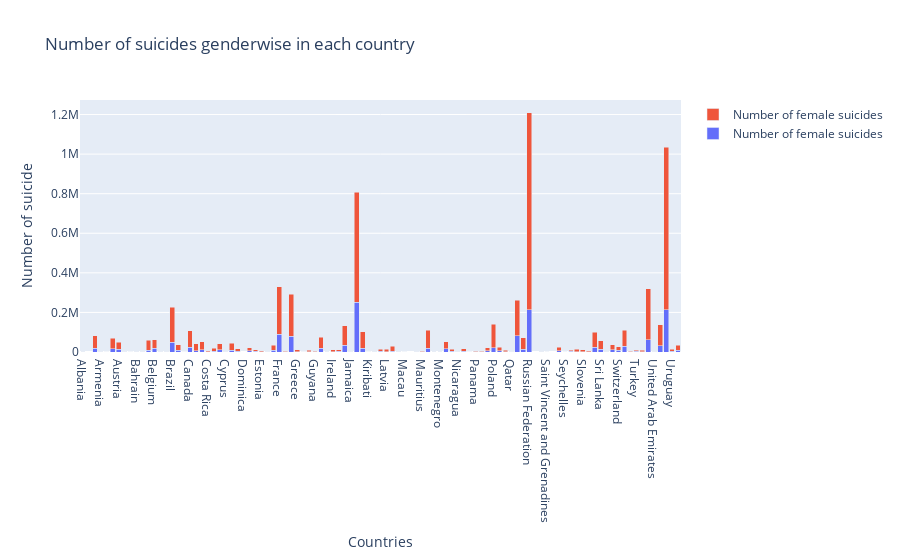

Here is the notebook cell this chart was saved with:
### Code cell
trace1 = go.Bar(
    x=country_wise_gender_suicide.index,
    y=country_wise_gender_suicide.female,
    name='Number of female suicides'
)
trace2 = go.Bar(
    x=country_wise_gender_suicide.index,
    y=country_wise_gender_suicide.male,
    name='Number of female suicides'
)

data = [trace1, trace2]
layout = go.Layout(
    barmode='stack',
    title="Number of suicides genderwise in each country",
    xaxis={
        'title':"Countries",
    },
    yaxis={
        'title':"Number of suicide",
    }
)

fig = go.Figure(data=data, layout=layout)
py.offline.iplot(fig)

### Figure 1 — Plotly figure (JSON) as saved in the notebook; plotly's stock layout.template omitted (floating-point values rounded to 4 significant figures)
{"data": [{"name": "Number of female suicides", "type": "bar", "x": ["Albania", "Antigua and Barbuda", "Argentina", "Armenia", "Aruba", "Australia", "Austria", "Azerbaijan", "Bahamas", "Bahrain", "Barbados", "Belarus", "Belgium", "Belize", "Bosnia and Herzegovina", "Brazil", "Bulgaria", "Cabo Verde", "Canada", "Chile", "Colombia", "Costa Rica", "Croatia", "Cuba", "Cyprus", "Czech Republic", "Denmark", "Dominica", "Ecuador", "El Salvador", "Estonia", "Fiji", "Finland", "France", "Georgia", "Germany", "Greece", "Grenada", "Guatemala", "Guyana", "Hungary", "Iceland", "Ireland", "Israel", "Italy", "Jamaica", "Japan", "Kazakhstan", "Kiribati", "Kuwait", "Kyrgyzstan", "Latvia", "Lithuania", "Luxembourg", "Macau", "Maldives", "Malta", "Mauritius", "Mexico", "Mongolia", "Montenegro", "Netherlands", "New Zealand", "Nicaragua", "Norway", "Oman", "Panama", "Paraguay", "Philippines", "Poland", "Portugal", "Puerto Rico", "Qatar", "Republic of Korea", "Romania", "Russian Federation", "Saint Kitts and Nevis", "Saint Lucia", "Saint Vincent and Grenadines", "San Marino", "Serbia", "Seychelles", "Singapore", "Slovakia", "Slovenia", "South Africa", "Spain", "Sri Lanka", "Suriname", "Sweden", "Switzerland", "Thailand", "Trinidad and Tobago", "Turkey", "Turkmenistan", "Ukraine", "United Arab Emirates", "United Kingdom", "United States", "Uruguay", "Uzbekistan"], "y": [693, 1, 18326, 495, 17, 15326, 13195, 412, 14, 80, 33, 10002, 18012, 51, 70, 49015, 9968, 5, 24184, 6834, 11343, 979, 4675, 11675, 82, 9247, 4329, 0, 6238, 3345, 1393, 91, 7660, 89419, 694, 79707, 2540, 4, 1973, 818, 18115, 255, 2451, 2681, 32881, 26, 251630, 18160, 10, 301, 2637, 2474, 5011, 542, 12, 6, 110, 995, 19334, 52, 144, 16886, 3355, 482, 4685, 0, 512, 1457, 5273, 21063, 5874, 1054, 50, 82615, 13182, 214330, 0, 34, 11, 0, 6763, 9, 3793, 2024, 2302, 1602, 24669, 13598, 568, 11183, 7739, 28101, 820, 2569, 2096, 61377, 98, 32687, 213797, 2820, 9260]}, {"name": "Number of female suicides", "type": "bar", "x": ["Albania", "Antigua and Barbuda", "Argentina", "Armenia", "Aruba", "Australia", "Austria", "Azerbaijan", "Bahamas", "Bahrain", "Barbados", "Belarus", "Belgium", "Belize", "Bosnia and Herzegovina", "Brazil", "Bulgaria", "Cabo Verde", "Canada", "Chile", "Colombia", "Costa Rica", "Croatia", "Cuba", "Cyprus", "Czech Republic", "Denmark", "Dominica", "Ecuador", "El Salvador", "Estonia", "Fiji", "Finland", "France", "Georgia", "Germany", "Greece", "Grenada", "Guatemala", "Guyana", "Hungary", "Iceland", "Ireland", "Israel", "Italy", "Jamaica", "Japan", "Kazakhstan", "Kiribati", "Kuwait", "Kyrgyzstan", "Latvia", "Lithuania", "Luxembourg", "Macau", "Maldives", "Malta", "Mauritius", "Mexico", "Mongolia", "Montenegro", "Netherlands", "New Zealand", "Nicaragua", "Norway", "Oman", "Panama", "Paraguay", "Philippines", "Poland", "Portugal", "Puerto Rico", "Qatar", "Republic of Korea", "Romania", "Russian Federation", "Saint Kitts and Nevis", "Saint Lucia", "Saint Vincent and Grenadines", "San Marino", "Serbia", "Seychelles", "Singapore", "Slovakia", "Slovenia", "South Africa", "Spain", "Sri Lanka", "Suriname", "Sweden", "Switzerland", "Thailand", "Trinidad and Tobago", "Turkey", "Turkmenistan", "Ukraine", "United Arab Emirates", "United Kingdom", "United States", "Uruguay", "Uzbekistan"], "y": [1277, 10, 63893, 1410, 84, 54785, 36878, 1244, 79, 383, 144, 49890, 44749, 297, 248, 177598, 26420, 37, 83377, 34061, 41737, 5813, 13754, 29743, 330, 34440, 10968, 0, 14422, 8338, 5641, 213, 26017, 239708, 2530, 211555, 9828, 34, 6176, 2608, 55776, 853, 10123, 8613, 99179, 158, 555272, 83386, 43, 665, 10453, 10296, 23028, 1416, 15, 14, 475, 2899, 91805, 371, 328, 33947, 11028, 1531, 12307, 33, 2971, 3326, 16057, 118035, 18187, 7989, 524, 179115, 59595, 995412, 0, 196, 113, 4, 17416, 89, 6296, 11413, 8313, 5719, 75533, 42043, 1598, 26612, 18478, 82542, 3219, 7562, 6528, 258573, 524, 104118, 820216, 10318, 25543]}], "layout": {"barmode": "stack", "title": {"text": "Number of suicides genderwise in each country"}, "xaxis": {"title": {"text": "Countries"}}, "yaxis": {"title": {"text": "Number of suicide"}}}}
